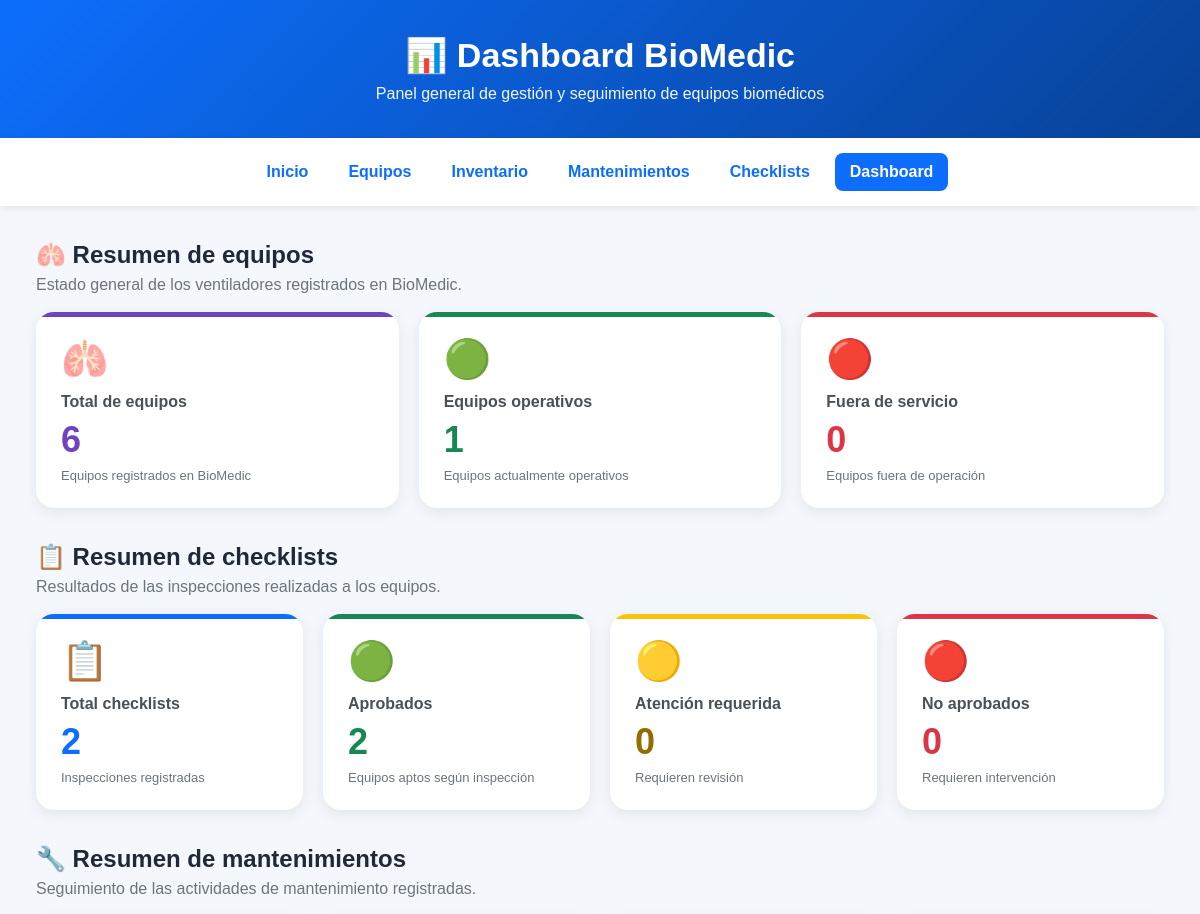
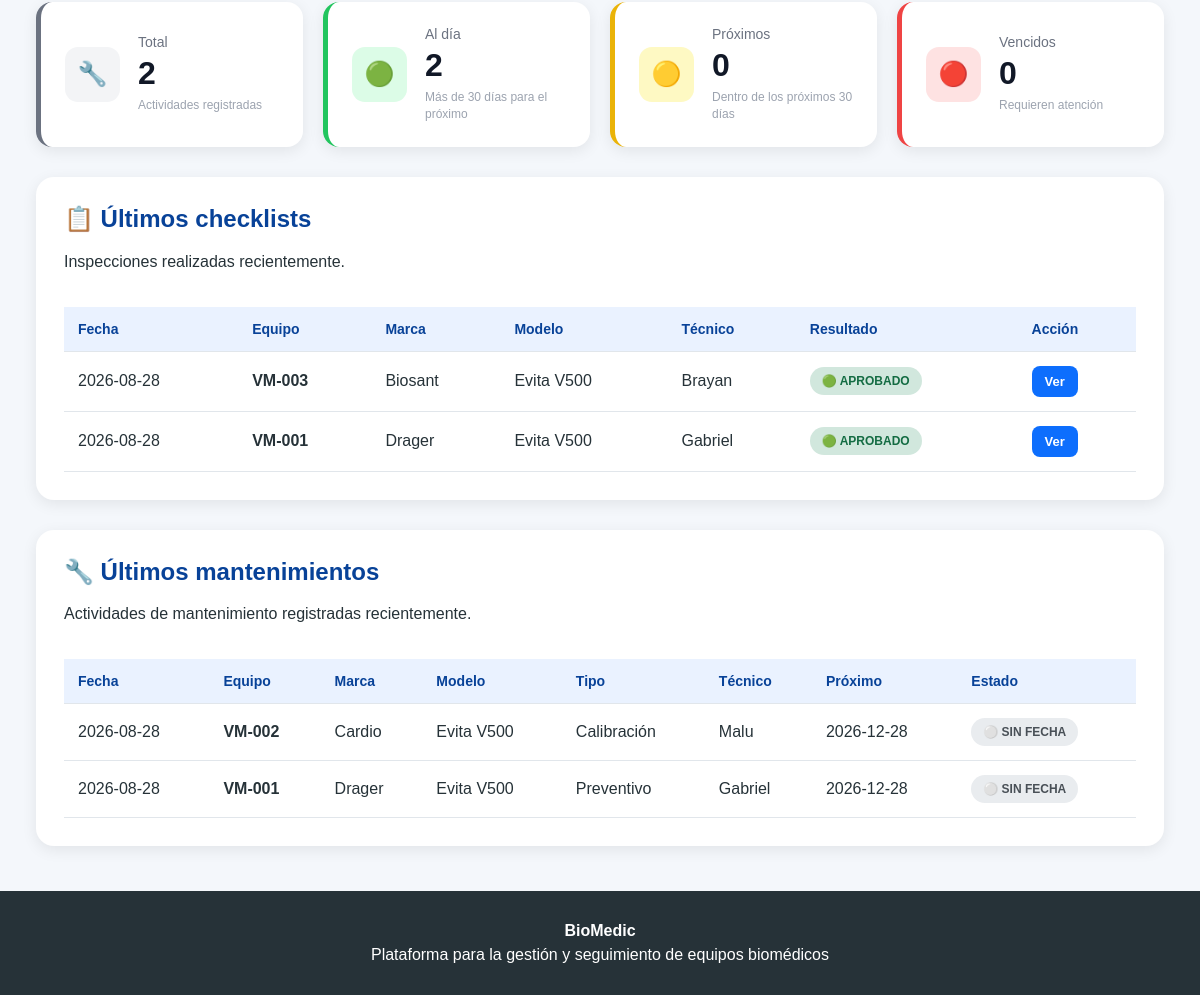
/dashboard, run on the app's committed database (2 pictures, top to bottom).
### tables this page shows
CREATE TABLE checklists (
            id INTEGER PRIMARY KEY AUTOINCREMENT,
            equipo_id INTEGER NOT NULL,
            fecha TEXT NOT NULL,
            tecnico TEXT NOT NULL,

            inspeccion_visual TEXT NOT NULL,
            estado_fisico TEXT NOT NULL,
            cable_alimentacion TEXT NOT NULL,
            pantalla TEXT NOT NULL,
            alarmas TEXT NOT NULL,
            encendido TEXT NOT NULL,
            bateria TEXT NOT NULL,
            circuito_respiratorio TEXT NOT NULL,
            filtros TEXT NOT NULL,
            sensores TEXT NOT NULL,
            prueba_funcionamiento TEXT NOT NULL,
            limpieza TEXT NOT NULL,

            observaciones TEXT,
            resultado TEXT NOT NULL,

            FOREIGN KEY (equipo_id)
                REFERENCES equipos(id)
        );

CREATE TABLE equipos (
            id INTEGER PRIMARY KEY AUTOINCREMENT,
            codigo TEXT NOT NULL,
            marca TEXT NOT NULL,
            modelo TEXT NOT NULL,
            serie TEXT NOT NULL,
            ubicacion TEXT NOT NULL,
            servicio TEXT NOT NULL,
            estado TEXT NOT NULL,
            fecha TEXT,
            observaciones TEXT
        );

CREATE TABLE mantenimientos (
            id INTEGER PRIMARY KEY AUTOINCREMENT,
            equipo_id INTEGER NOT NULL,
            tipo TEXT NOT NULL,
            fecha TEXT NOT NULL,
            proxima_fecha TEXT NOT NULL,
            tecnico TEXT NOT NULL,
            observaciones TEXT,
            FOREIGN KEY (equipo_id)
                REFERENCES equipos(id)
        );

### app.py (the view)
@app.route("/dashboard")
def dashboard():
    conexion = conectar_bd()
    total_equipos = conexion.execute("""
        SELECT COUNT(*) AS total
        FROM equipos
    """).fetchone()["total"]
    equipos_operativos = conexion.execute("""
        SELECT COUNT(*) AS total
        FROM equipos
        WHERE estado = 'Equipo apto y disponible para su uso'
    """).fetchone()["total"]
    equipos_mantenimiento = conexion.execute("""
        SELECT COUNT(*) AS total
        FROM mantenimientos
        WHERE id IN (
            SELECT MAX(id)
            FROM mantenimientos
            GROUP BY equipo_id
        )
    """).fetchone()["total"]
    equipos_fuera_servicio = conexion.execute("""
        SELECT COUNT(*) AS total
        FROM equipos
        WHERE estado = 'Fuera de servicio'
    """).fetchone()["total"]
    total_checklists = conexion.execute("""
        SELECT COUNT(*) AS total
        FROM checklists
    """).fetchone()["total"]
    checklists_aprobados = conexion.execute("""
        SELECT COUNT(*) AS total
        FROM checklists
        WHERE resultado = 'APROBADO'
    """).fetchone()["total"]
    checklists_atencion = conexion.execute("""
        SELECT COUNT(*) AS total
        FROM checklists
        WHERE resultado = 'ATENCIÓN REQUERIDA'
    """).fetchone()["total"]
    checklists_no_aprobados = conexion.execute("""
        SELECT COUNT(*) AS total
        FROM checklists
        WHERE resultado = 'NO APROBADO'
    """).fetchone()["total"]
    total_mantenimientos = conexion.execute("""
        SELECT COUNT(*) AS total
        FROM mantenimientos
    """).fetchone()["total"]
    hoy = date.today().isoformat()
    mantenimientos_proximos = conexion.execute("""
        SELECT COUNT(*) AS total
        FROM mantenimientos
        WHERE proxima_fecha >= ?
        AND proxima_fecha <= date(?, '+30 day')
    """, (
        hoy,
        hoy
    )).fetchone()["total"]
    mantenimientos_vencidos = conexion.execute("""
        SELECT COUNT(*) AS total
        FROM mantenimientos
        WHERE proxima_fecha < ?
    """, (
        hoy,
    )).fetchone()["total"]
    mantenimientos_al_dia = conexion.execute("""
        SELECT COUNT(*) AS total
        FROM mantenimientos
        WHERE proxima_fecha > date(?, '+30 day')
    """, (
        hoy,
    )).fetchone()["total"]
    ultimos_checklists = conexion.execute("""
        SELECT
            checklists.*,
            equipos.codigo,
            equipos.marca,
            equipos.modelo
        FROM checklists
        INNER JOIN equipos
            ON checklists.equipo_id = equipos.id
        ORDER BY
            checklists.fecha DESC,
            checklists.id DESC
        LIMIT 10
    """).fetchall()
    ultimos_mantenimientos = conexion.execute("""
        SELECT
            mantenimientos.*,
            equipos.codigo,
            equipos.marca,
            equipos.modelo
        FROM mantenimientos
        INNER JOIN equipos
            ON mantenimientos.equipo_id = equipos.id
        ORDER BY
            mantenimientos.fecha DESC,
            mantenimientos.id DESC
        LIMIT 10
    """).fetchall()
    conexion.close()
    return render_template(
        "dashboard.html",
        total_equipos=total_equipos,
        equipos_operativos=equipos_operativos,
        equipos_mantenimiento=equipos_mantenimiento,
        equipos_fuera_servicio=equipos_fuera_servicio,
        total_checklists=total_checklists,
        checklists_aprobados=checklists_aprobados,
        checklists_atencion=checklists_atencion,
        checklists_no_aprobados=checklists_no_aprobados,
        total_mantenimientos=total_mantenimientos,
        mantenimientos_al_dia=mantenimientos_al_dia,
        mantenimientos_proximos=mantenimientos_proximos,
        mantenimientos_vencidos=mantenimientos_vencidos,
        ultimos_checklists=ultimos_checklists,
        ultimos_mantenimientos=ultimos_mantenimientos
    )

### templates/dashboard.html (shortened to what this page needs)
<!DOCTYPE html>
<html lang="es">
<head>
</head>
<body>
<header>
    <h1>&#x1F4CA; Dashboard BioMedic</h1>
    <p>Panel general de gesti&oacute;n y seguimiento de equipos biom&eacute;dicos</p>
</header>
<nav>
    <a href="/">Inicio</a>
    <a href="/equipos">Equipos</a>
    <a href="/inventario">Inventario</a>
    <a href="/mantenimientos">Mantenimientos</a>
    <a href="/checklist">Checklists</a>
    <a href="/dashboard" class="activo">Dashboard</a>
</nav>
<main class="contenedor">
    <div class="seccion-titulo"><h2>&#x1FAC1; Resumen de equipos</h2><p>Estado general de los ventiladores registrados en BioMedic.</p></div>
    <section class="tarjetas tarjetas-3">
        <div class="tarjeta morado"><div class="icono-tarjeta">&#x1FAC1;</div><h3>Total de equipos</h3><div class="numero">{{ total_equipos }}</div><div class="descripcion">Equipos registrados en BioMedic</div></div>
        <div class="tarjeta verde"><div class="icono-tarjeta">&#x1F7E2;</div><h3>Equipos operativos</h3><div class="numero">{{ equipos_operativos }}</div><div class="descripcion">Equipos actualmente operativos</div></div>
        <div class="tarjeta rojo"><div class="icono-tarjeta">&#x1F534;</div><h3>Fuera de servicio</h3><div class="numero">{{ equipos_fuera_servicio }}</div><div class="descripcion">Equipos fuera de operaci&oacute;n</div></div>
    </section>
    <div class="seccion-titulo"><h2>&#x1F4CB; Resumen de checklists</h2><p>Resultados de las inspecciones realizadas a los equipos.</p></div>
    <section class="tarjetas">
        <div class="tarjeta azul"><div class="icono-tarjeta">&#x1F4CB;</div><h3>Total checklists</h3><div class="numero">{{ total_checklists }}</div><div class="descripcion">Inspecciones registradas</div></div>
        <div class="tarjeta verde"><div class="icono-tarjeta">&#x1F7E2;</div><h3>Aprobados</h3><div class="numero">{{ checklists_aprobados }}</div><div class="descripcion">Equipos aptos seg&uacute;n inspecci&oacute;n</div></div>
        <div class="tarjeta amarillo"><div class="icono-tarjeta">&#x1F7E1;</div><h3>Atenci&oacute;n requerida</h3><div class="numero">{{ checklists_atencion }}</div><div class="descripcion">Requieren revisi&oacute;n</div></div>
        <div class="tarjeta rojo"><div class="icono-tarjeta">&#x1F534;</div><h3>No aprobados</h3><div class="numero">{{ checklists_no_aprobados }}</div><div class="descripcion">Requieren intervenci&oacute;n</div></div>
    </section>
    <div class="seccion-titulo"><h2>&#x1F527; Resumen de mantenimientos</h2><p>Seguimiento de las actividades de mantenimiento registradas.</p></div>
    <div class="mantenimientos-grid">
        <div class="mant-card total"><div class="mant-icono">&#x1F527;</div><div class="mant-contenido"><span class="mant-titulo">Total</span><strong>{{ total_mantenimientos }}</strong><small>Actividades registradas</small></div></div>
        <div class="mant-card al-dia"><div class="mant-icono">&#x1F7E2;</div><div class="mant-contenido"><span class="mant-titulo">Al d&iacute;a</span><strong>{{ mantenimientos_al_dia }}</strong><small>M&aacute;s de 30 d&iacute;as para el pr&oacute;ximo</small></div></div>
        <div class="mant-card proximos"><div class="mant-icono">&#x1F7E1;</div><div class="mant-contenido"><span class="mant-titulo">Pr&oacute;ximos</span><strong>{{ mantenimientos_proximos }}</strong><small>Dentro de los pr&oacute;ximos 30 d&iacute;as</small></div></div>
        <div class="mant-card vencidos"><div class="mant-icono">&#x1F534;</div><div class="mant-contenido"><span class="mant-titulo">Vencidos</span><strong>{{ mantenimientos_vencidos }}</strong><small>Requieren atenci&oacute;n</small></div></div>
    </div>
    <section class="panel">
        <h2>&#x1F4CB; &Uacute;ltimos checklists</h2>
        <p>Inspecciones realizadas recientemente.</p>
        {% if ultimos_checklists %}
        <div class="tabla-contenedor">
            <table>
                <thead><tr><th>Fecha</th><th>Equipo</th><th>Marca</th><th>Modelo</th><th>T&eacute;cnico</th><th>Resultado</th><th>Acci&oacute;n</th></tr></thead>
                <tbody>
                {% for checklist in ultimos_checklists %}
                <tr>
                    <td>{{ checklist["fecha"] }}</td>
                    <td><strong>{{ checklist["codigo"] }}</strong></td>
                    <td>{{ checklist["marca"] }}</td>
                    <td>{{ checklist["modelo"] }}</td>
                    <td>{{ checklist["tecnico"] }}</td>
                    <td>
                        {% if checklist["resultado"] == "APROBADO" %}<span class="resultado resultado-aprobado">&#x1F7E2; APROBADO</span>
                        {% elif "ATEN" in checklist["resultado"] %}<span class="resultado resultado-atencion">&#x1F7E1; ATENCI&Oacute;N</span>
                        {% else %}<span class="resultado resultado-no">&#x1F534; NO APROBADO</span>{% endif %}
                    </td>
                    <td><a href="/ver_checklist/{{ checklist['id'] }}" class="boton">Ver</a></td>
                </tr>
                {% endfor %}
                </tbody>
            </table>
        </div>
        {% else %}<div class="sin-registros"><div class="icono">&#x1F4CB;</div><strong>No hay checklists registrados todav&iacute;a.</strong></div>{% endif %}
    </section>
    <section class="panel">
        <h2>&#x1F527; &Uacute;ltimos mantenimientos</h2>
        <p>Actividades de mantenimiento registradas recientemente.</p>
        {% if ultimos_mantenimientos %}
        <div class="tabla-contenedor">
            <table>
                <thead><tr><th>Fecha</th><th>Equipo</th><th>Marca</th><th>Modelo</th><th>Tipo</th><th>T&eacute;cnico</th><th>Pr&oacute;ximo</th><th>Estado</th></tr></thead>
                <tbody>
                {% for m in ultimos_mantenimientos %}
                <tr>
                    <td>{{ m["fecha"] }}</td>
                    <td><strong>{{ m["codigo"] }}</strong></td>
                    <td>{{ m["marca"] }}</td>
                    <td>{{ m["modelo"] }}</td>
                    <td>{{ m["tipo"] }}</td>
                    <td>{{ m["tecnico"] }}</td>
                    <td>{{ m["proxima_fecha"] }}</td>
                    <td>
                        {% if "AL D" in m["estado_mantenimiento"] %}<span class="estado estado-dia">&#x1F7E2; AL D&Iacute;A</span>
                        {% elif "XIMO" in m["estado_mantenimiento"] %}<span class="estado estado-proximo">&#x1F7E1; PR&Oacute;XIMO</span>
                        {% elif m["estado_mantenimiento"] == "VENCIDO" %}<span class="estado estado-vencido">&#x1F534; VENCIDO</span>
                        {% else %}<span class="estado estado-sin">&#x26AA; SIN FECHA</span>{% endif %}
                    </td>
                </tr>
                {% endfor %}
                </tbody>
            </table>
        </div>
        {% else %}<div class="sin-registros"><div class="icono">&#x1F527;</div><strong>No hay mantenimientos registrados todav&iacute;a.</strong></div>{% endif %}
    </section>
</main>
<footer>
    <p><strong>BioMedic</strong></p>
    <p>Plataforma para la gesti&oacute;n y seguimiento de equipos biom&eacute;dicos</p>
</footer>
</body>
</html>

### data on the page
checklists: fecha "2026-08-28", codigo "VM-003", marca "Biosant", modelo "Evita V500", tecnico "Brayan", resultado "🟢 APROBADO"
checklists: fecha "2026-08-28", codigo "VM-001", marca "Drager", modelo "Evita V500", tecnico "Gabriel", resultado "🟢 APROBADO"
mantenimientos: fecha "2026-08-28", codigo "VM-002", marca "Cardio", modelo "Evita V500", tipo "Calibración", tecnico "Malu", proxima_fecha "2026-12-28"
mantenimientos: fecha "2026-08-28", codigo "VM-001", marca "Drager", modelo "Evita V500", tipo "Preventivo", tecnico "Gabriel", proxima_fecha "2026-12-28"

### other printed values
{{ total_equipos }} "6"
{{ equipos_operativos }} "1"
{{ equipos_fuera_servicio }} "0"
{{ total_checklists }} "2"
{{ checklists_aprobados }} "2"
{{ checklists_atencion }} "0"
{{ checklists_no_aprobados }} "0"
{{ total_mantenimientos }} "2"
{{ mantenimientos_al_dia }} "2"
{{ mantenimientos_proximos }} "0"
{{ mantenimientos_vencidos }} "0"
